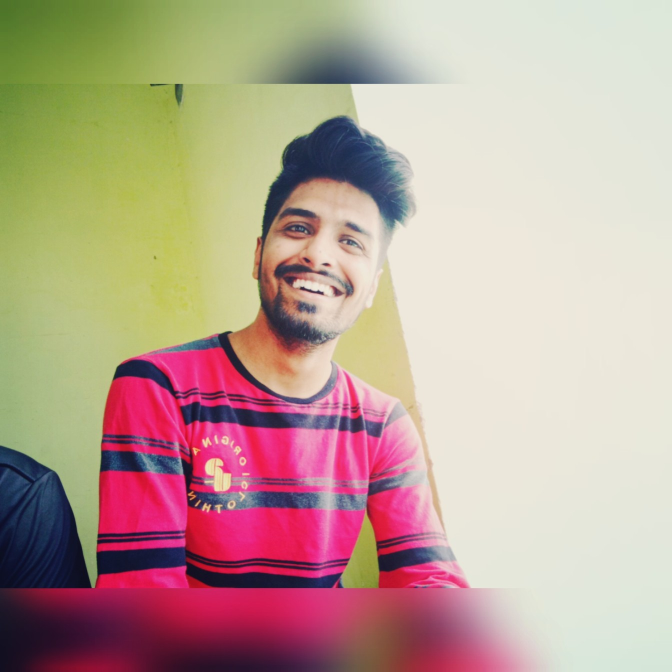
#> input picture static/Kshitiz.jpg, 1344 x 1344 px, found by its file name (shown at 1/2 size)
$ jupyter execute 'Dominant Color Extraction.ipynb'
#> lines starting #> are read from the running program, lines starting #| are printed output that depends on the picture
[cell 1]
import numpy as np
import pandas as pd
import matplotlib.pyplot as plt
import cv2

[cell 2]
img = cv2.imread("./Kshitiz.jpg")
#> img is the input picture: shape (1344, 1344, 3); mean B, G, R 149.1, 162.3, 187.4
img = cv2.cvtColor(img,cv2.COLOR_BGR2RGB)

[cell 3]
img.shape
#> Out = (1344, 1344, 3)

[cell 4]
plt.imshow(img)
plt.show()

[cell 5]
x = img.reshape((-1,3))

[cell 6]
x.shape
#> Out = (1806336, 3)

[cell 7]
from sklearn.cluster import KMeans

[cell 8]
k=10
km = KMeans(n_clusters=k)

[cell 9]
km.fit(x)

[cell 10]
km.cluster_centers_

[cell 11]
centers = np.array(km.cluster_centers_, dtype="uint")
centers

Plot The Extracted Colors

[cell 12]
for c in centers:
    a = np.zeros((10,10,3),dtype = "uint")
    a[:,:,:] = c
    plt.imshow(a)
    plt.axis("off")
    plt.show()
#> this loop made 10 passes
#> pass 1, `plt.show()`:
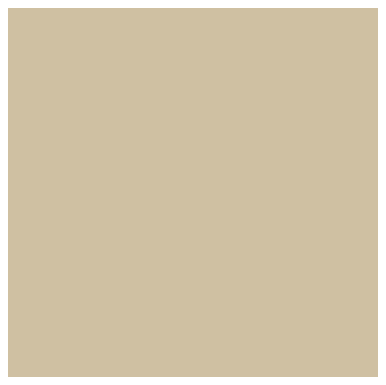
#> figure drawn by matplotlib, 1 panel
#> pass 2, `plt.show()`:
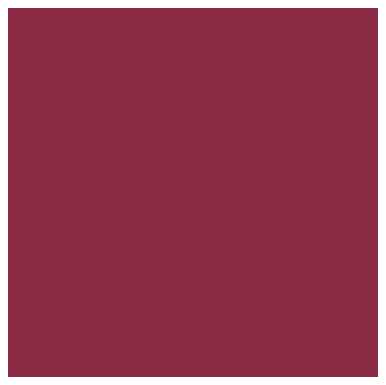
#> figure drawn by matplotlib, 1 panel

[cell 13]
km.labels_

[cell 14]
new_img = np.zeros((x.shape[0],3), dtype = "uint")

[cell 15]
new_img.shape
#> Out = (1806336, 3)

[cell 16]
for i in range(x.shape[0]):
    new_img[i] = centers[km.labels_[i]]

[cell 17]
new_img.shape
#> Out = (1806336, 3)

[cell 18]
new_img = new_img.reshape((1344,1344,3))

[cell 19]
plt.imshow(new_img)
plt.axis("off")
plt.show()
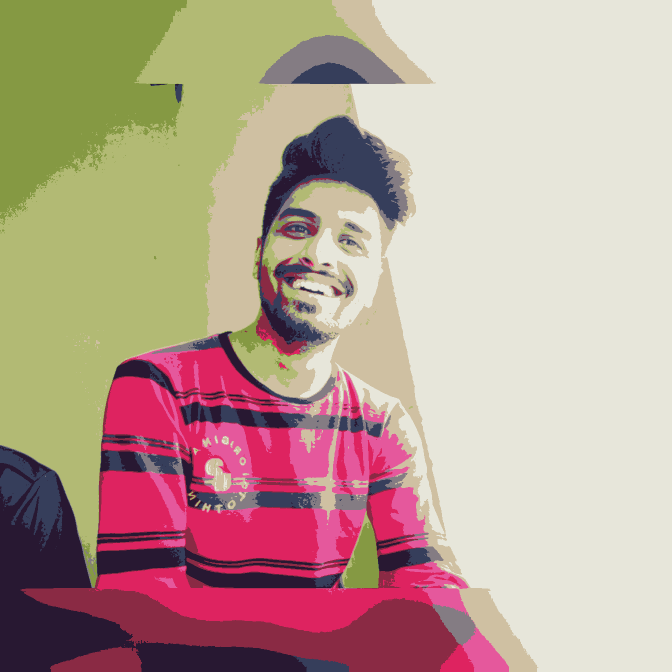
#> shown: shape (1344, 1344, 3) (shown at 1/2 size); mean R, G, B 186.9, 161.9, 148.8
